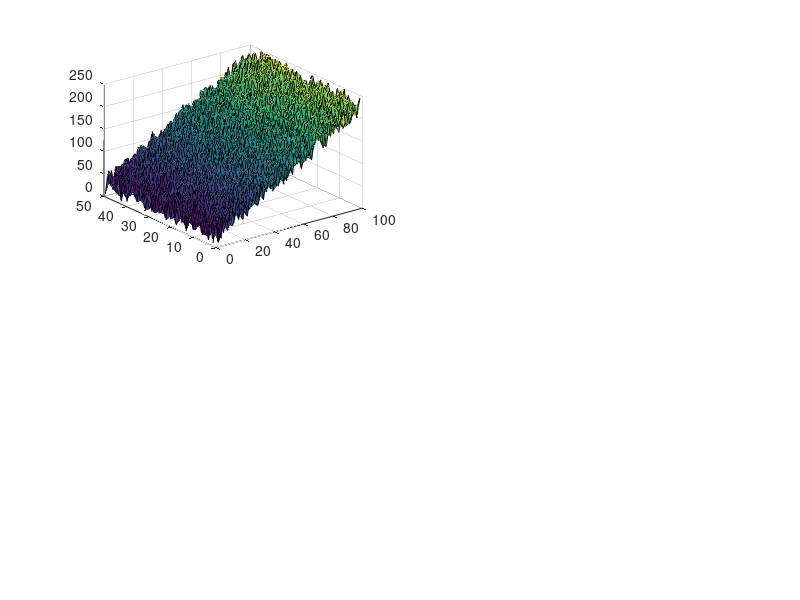

The MATLAB script that drew this image: (Note: this script raises an error after producing the figure.)
% CODE by Laure Lemrich, Nov 2017 at ETH Zurich
%
% This code lets you put one colorbar on the right of a 2x2 subplot set
% 
% Matlab makes it really hard to move a colorbar around when subplots are
% concerned. This example shows you how to set a unique colorbar on the
% right. 
% 1. Replace first part with your figure. Make sure you use the same color
% range
% 2. Update values in the second part so everything fits nicely
% 3. Uncomment print commands to save figures

figure;
hold all

% Plot your 4 figures -----------------------------------------------------
% HERE: Replace with your four figures (no need to use a loop here)

colorbarrange = [0 500];
for loopn = 1:4
    subplot(2,2,loopn)
    dat1 = 2*repmat(1:100,50,1)+loopn*50*rand(50,100);
    s = surf(dat1);
    s.LineStyle = 'none';
    xlabel('x legend')
    ylabel('y legend')
    axis tight
    view(2)
    caxis(colorbarrange)
end

% Create the colorbar
h = colorbar;
h.Label.String = 'value (m)';
h.Limits = colorbarrange;

% -------------------------------------------------------------------------
% HERE: adjust with parameters until everything fits
hfig = gcf;
axes = hfig.Children(isgraphics(hfig.Children,'axes'));
% Dimensions of all the elements
% Figures length
figlength_x = 0.27;
figlength_y = 0.3;
%X axis position of fig 1, fig 2, colorbar, axis length is (0,1)
fig1_x = axes(2).Position(1);
fig2_x = fig1_x+figlength_x+0.1;
clb_x = fig2_x+figlength_x+0.05;

%Y axis position of figures (from bottom !)
fig1_y = axes(2).Position(2)+0.1;
fig2_y = fig1_y+figlength_y+0.15;

% Move all elements to their position -------------------------------------
hfig = gcf;
% Move and adjust colorbar
h = hfig.Children(isgraphics(hfig.Children,'Colorbar'));
h.Position(1) = clb_x;
h.Position(2) = fig1_y;
h.Position(4) = fig2_y-fig1_y+figlength_y;

% Move all figures
axes = hfig.Children(isgraphics(hfig.Children,'axes'));
axes(4).Position = [fig1_x fig2_y figlength_x figlength_y]; % top left
axes(3).Position = [fig2_x fig2_y figlength_x figlength_y]; % top right
axes(2).Position = [fig1_x fig1_y figlength_x figlength_y]; % bottom left
axes(1).Position = [fig2_x fig1_y figlength_x figlength_y]; % bottom right

% Formatting & saving your figure to a file -------------------------------
% Parameters for your figure ----------------------------------------------
figurewidth = 18; % cm
fontsize = 14.5;
figureheightratio = 0.8;
%- Homogeneize
hfig = gcf;
set(findall(hfig,'-property','FontSize'),'FontSize',fontsize)
set(findall(hfig,'-property','FontWeight'),'FontWeight','normal') %no bold
set(findall(hfig,'-property','Interpreter'),'Interpreter','latex')
set(findall(hfig,'-property','TickLabelInterpreter'),'TickLabelInterpreter','latex')
set(findall(hfig,'-property','Box'),'Box','off')

% needed
h = hfig.Children(isgraphics(hfig.Children,'Colorbar'));
h.Label.Interpreter = 'latex';

%- Set figure dimensions
set(hfig,'PaperPositionMode','Auto','PaperUnits','centimeters','Units','centimeters');
hfig.Position = [3 3 figurewidth figureheightratio*figurewidth];
hfig.PaperSize = [hfig.Position(3) hfig.Position(4)];

%- Print
filename = 'colorbarfigure';
%print(hfig,filename,'-dpdf','-painters','-fillpage')% '-bestfit'
%print(hfig,filename,'-djpeg')
 


